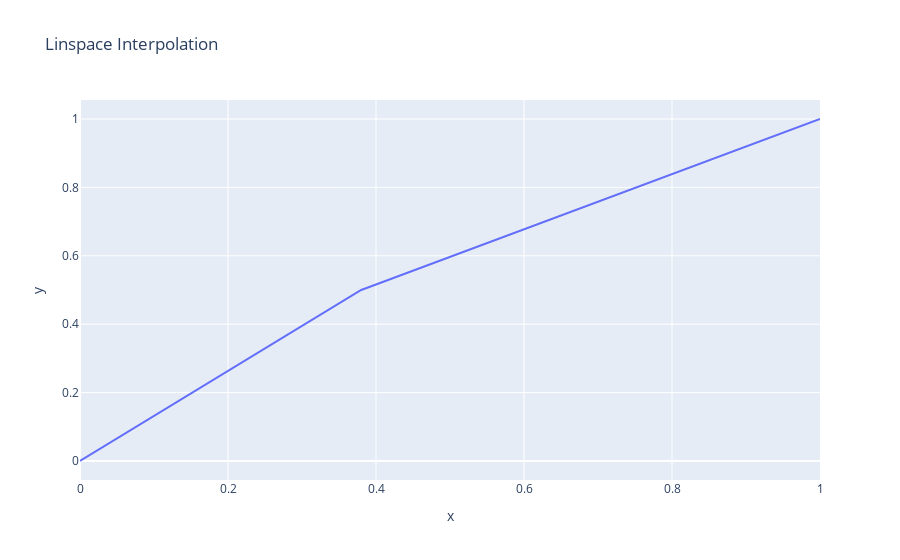

The code cell stored with this chart in its notebook:
### Code cell
import numpy as np
import plotly.express as px
prob_old = [0, 0.38, 1]
prob_new = [0, 0.5, 1]
xnew = np.linspace(0, 1, num=101)
ynew = np.interp(xnew, prob_old, prob_new)
fig = px.line(x=xnew, y=ynew, title='Linspace Interpolation')
fig.show()
